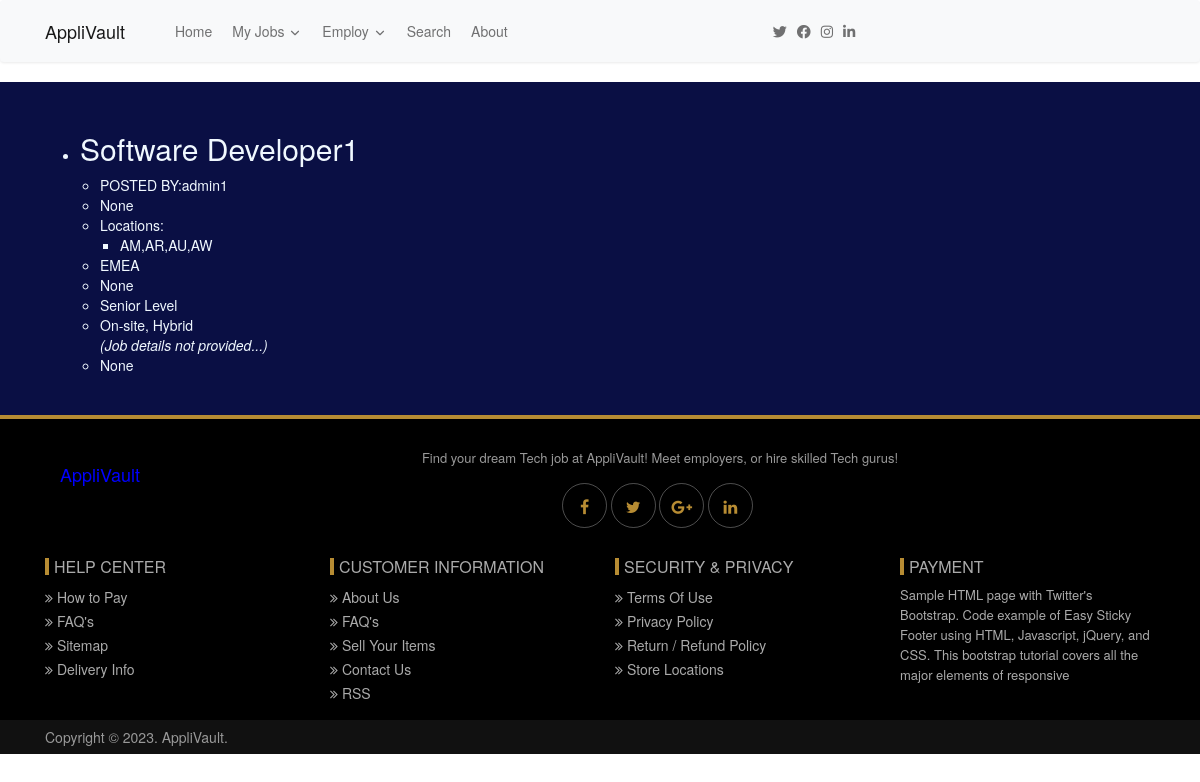
Screenshot of /job-details/2/ with the database file from the repository.
### job/models.py (models this page shows, shortened)
class Job(models.Model):
    job_name = models.CharField(max_length=125)
    job_poster = models.ForeignKey(User, on_delete=models.CASCADE, null=True)
    company_name = models.CharField(max_length=100, blank=True, null=True)
    company_website_link = models.CharField(max_length=500, blank=True, null=True)
    job_location = CountryField(blank_label="(Select Countries)",multiple=True, blank=True)
    job_alternative_location = models.CharField(max_length=250, blank=True, null=True)
    EXPERIENCE_LEVEL_CHOICES = (
        ('Internship', 'Internship'),
        ('Entry Level', 'Entry Level'),
        ('Associate', 'Associate'),
        ('Mid-Senior Level', 'Mid-Senior Level'),
        ('Senior Level', 'Senior Level'),
        ('Director', 'Director'),
        ('Executive', 'Executive')
    )
    experience_level = MultiSelectField(max_length=125, choices=EXPERIENCE_LEVEL_CHOICES, blank=True)
    JOB_TYPE_CHOICES = (
        ('Remote', 'Remote'),
        ('On-site', 'On-site'),
        ('Hybrid', 'Hybrid')
    )
    job_type = MultiSelectField(max_length=125, choices=JOB_TYPE_CHOICES, blank=True)
    job_details = CKEditor5Field(null=True, blank=True)
    job_salary = models.CharField(max_length=100, blank=True, null=True)
    job_application_link = models.CharField(max_length=125, blank=True, null=True)

### core/views.py (the view)
# urls.py: path('job-details/<int:pk>/', views.job_details, name='job_details'),
def job_details(request, pk):
    job = get_object_or_404(Job, pk=pk)
    return render(request, "core/job_details.html", {
        'job': job,
        'pk': pk,
    })

### core/templates/core/job_details.html (shortened to what this page needs)
{% extends 'core/base.html' %}
{% block content %}
<div>
    <div  style="background-color: rgb(10, 15, 68); color: aliceblue;">
        <div class="container py-5">
           <div class="container">
              <ul>
                 <li>
                    <h2>{{ job.job_name }}</h2>
                    <ul>
                       <li>POSTED BY:{{ job.job_poster }}</li>
                       <li>{{ job.company_name }}</li>
                       <li>Locations:</li>
                        <ul>
                           <li>{{ job.job_location.name }}</li>
                        </ul>
                       <li>{{ job.job_alternative_location }}</li>
                       <li>{{ job.company_website_link }}</li>
                       <li>{{ job.experience_level }}</li>
                       <li>{{ job.job_type }}</li>
                       {% if job.job_details %}
                          <li>{{ job.job_details|safe }}</li>
                       {% else %}
                          <i>(Job details not provided...)</i>
                       {% endif %}
                          <li>{{ job.job_application_link }}</li>
                    </ul>
                 </li>
              </ul>
           </div>
        </div>
     </div>
</div>
{% endblock %}

### rows the page displays
Job: job_name "Software Developer1", job_poster "admin1", company_name "None", job_location.name "AM,AR,AU,AW", job_alternative_location "EMEA", company_website_link "None", experience_level "Senior Level", job_type "On-site, Hybrid", job_application_link "None"
